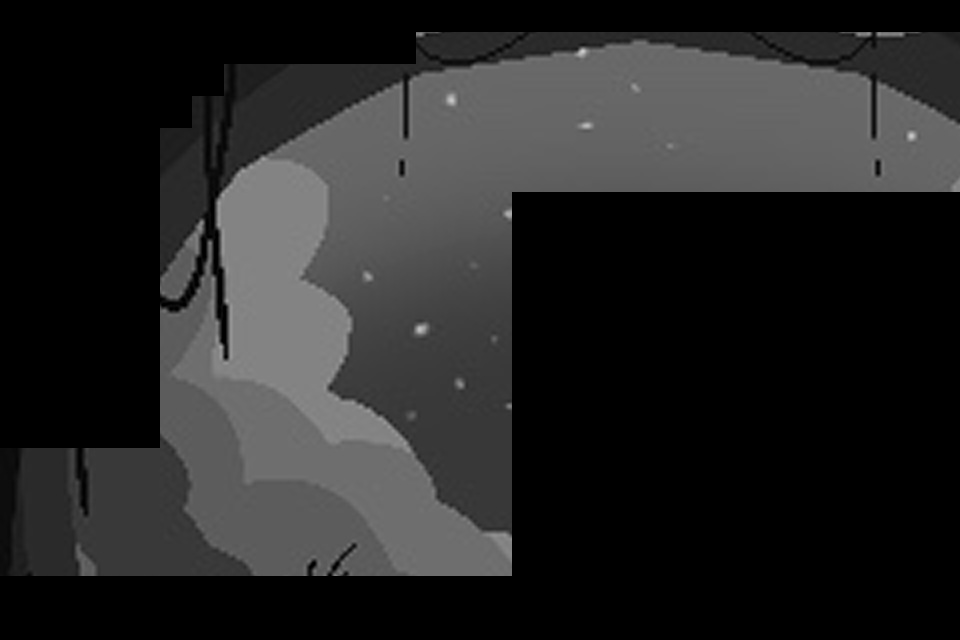

A level layout from a 2D game, rendered from its tile map. Below: a short description, then the map file with its tile-grid data intact:
An orthogonal 30x20 tile map with 32x32 px tiles, 1 tile layer (Terrain), 1 image layer and 19 objects (11x solid, 5x coin, player_spawn, wind_zone, trigger).

<map version="1.10" tiledversion="1.11.2" orientation="orthogonal" renderorder="right-down" width="30" height="20" tilewidth="32" tileheight="32" infinite="0" nextlayerid="4" nextobjectid="36">
 <tileset firstgid="1" source="../tilesets/all_black.tsx" />
 <imagelayer id="3" name="Background" parallaxx="1.15">
  <image source="../../graphics/result_BGimage.png" width="1280" height="720" />
 </imagelayer>
 <layer id="1" name="Terrain" width="30" height="20">
  <data encoding="csv">
1,1,1,1,1,1,1,1,1,1,1,1,1,1,1,1,1,1,1,1,1,1,1,1,1,1,1,1,1,1,
1,1,1,1,1,1,1,1,1,1,1,1,1,0,0,0,0,0,0,0,0,0,0,0,0,0,0,0,0,0,
1,1,1,1,1,1,1,0,0,0,0,0,0,0,0,0,0,0,0,0,0,0,0,0,0,0,0,0,0,0,
1,1,1,1,1,1,0,0,0,0,0,0,0,0,0,0,0,0,0,0,0,0,0,0,0,0,0,0,0,0,
1,1,1,1,1,0,0,0,0,0,0,0,0,0,0,0,0,0,0,0,0,0,0,0,0,0,0,0,0,0,
1,1,1,1,1,0,0,0,0,0,0,0,0,0,0,0,0,0,0,0,0,0,0,0,0,0,0,0,0,0,
1,1,1,1,1,0,0,0,0,0,0,0,0,0,0,0,1,1,1,1,1,1,1,1,1,1,1,1,1,1,
1,1,1,1,1,0,0,0,0,0,0,0,0,0,0,0,1,1,1,1,1,1,1,1,1,1,1,1,1,1,
1,1,1,1,1,0,0,0,0,0,0,0,0,0,0,0,1,1,1,1,1,1,1,1,1,1,1,1,1,1,
1,1,1,1,1,0,0,0,0,0,0,0,0,0,0,0,1,1,1,1,1,1,1,1,1,1,1,1,1,1,
1,1,1,1,1,0,0,0,0,0,0,0,0,0,0,0,1,1,1,1,1,1,1,1,1,1,1,1,1,1,
1,1,1,1,1,0,0,0,0,0,0,0,0,0,0,0,1,1,1,1,1,1,1,1,1,1,1,1,1,1,
1,1,1,1,1,0,0,0,0,0,0,0,0,0,0,0,1,1,1,1,1,1,1,1,1,1,1,1,1,1,
1,1,1,1,1,0,0,0,0,0,0,0,0,0,0,0,1,1,1,1,1,1,1,1,1,1,1,1,1,1,
0,0,0,0,0,0,0,0,0,0,0,0,0,0,0,0,1,1,1,1,1,1,1,1,1,1,1,1,1,1,
0,0,0,0,0,0,0,0,0,0,0,0,0,0,0,0,1,1,1,1,1,1,1,1,1,1,1,1,1,1,
0,0,0,0,0,0,0,0,0,0,0,0,0,0,0,0,1,1,1,1,1,1,1,1,1,1,1,1,1,1,
0,0,0,0,0,0,0,0,0,0,0,0,0,0,0,0,1,1,1,1,1,1,1,1,1,1,1,1,1,1,
1,1,1,1,1,1,1,1,1,1,1,1,1,1,1,1,1,1,1,1,1,1,1,1,1,1,1,1,1,1,
1,1,1,1,1,1,1,1,1,1,1,1,1,1,1,1,1,1,1,1,1,1,1,1,1,1,1,1,1,1
</data>
 </layer>
 <objectgroup id="2" name="Objects">
  <properties>
   <property name="damage" type="int" value="10" />
   <property name="type" value="pit" />
  </properties>
  <object id="1" name="solid" type="solid" x="200" y="450" width="120" height="24" />
  <object id="3" name="solid" type="solid" x="225" y="195" width="120" height="24" />
  <object id="4" name="solid" type="solid" x="325" y="325" width="120" height="24" />
  <object id="11" name="player" type="player_spawn" x="64" y="544">
   <point />
  </object>
  <object id="14" name="solid" type="solid" x="513" y="193" width="448" height="448" />
  <object id="24" name="solid" type="solid" x="0" y="576" width="512" height="64" />
  <object id="26" name="solid" type="solid" x="0" y="0" width="960" height="32" />
  <object id="27" name="solid" type="solid" x="0" y="32" width="416" height="32" />
  <object id="28" name="solid" type="solid" x="0" y="64" width="224" height="32" />
  <object id="29" name="solid" type="solid" x="0" y="96" width="192" height="32" />
  <object id="31" name="solid" type="solid" x="0" y="128" width="160" height="320" />
  <object id="32" name="solid" type="solid" x="0" y="448" width="32" height="128" />
  <object id="33" name="wind_zone_1" type="wind_zone" x="192" y="128" width="320" height="448">
   <properties>
    <property name="jump_mod" type="float" value="1.5" />
   </properties>
  </object>
  <object id="34" name="level_end" type="trigger" x="928" y="32" width="32" height="160" />
  <object id="36" name="coin" type="coin" x="240" y="416" width="32" height="32">
   <properties>
    <property name="value" type="int" value="1" />
   </properties>
  </object>
  <object id="37" name="coin" type="coin" x="300" y="288" width="32" height="32">
   <properties>
    <property name="value" type="int" value="1" />
   </properties>
  </object>
  <object id="38" name="coin" type="coin" x="352" y="224" width="32" height="32">
   <properties>
    <property name="value" type="int" value="1" />
   </properties>
  </object>
  <object id="39" name="coin" type="coin" x="480" y="128" width="32" height="32">
   <properties>
    <property name="value" type="int" value="1" />
   </properties>
  </object>
  <object id="40" name="coin" type="coin" x="160" y="480" width="32" height="32">
   <properties>
    <property name="value" type="int" value="1" />
   </properties>
  </object>
 </objectgroup>
</map>
